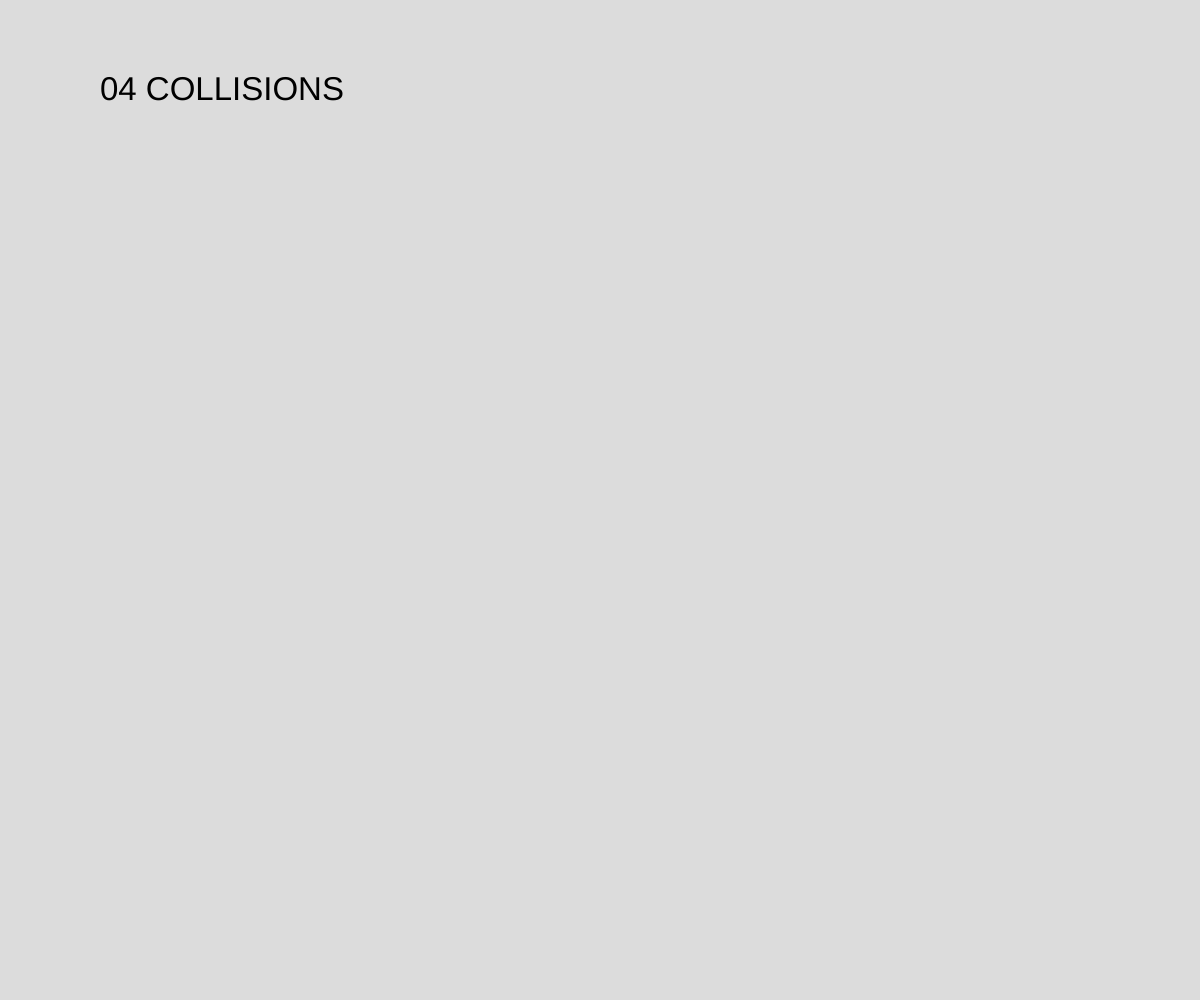
Frame 1 (no input)
Frame 60 (no input): identical to frame 1, image omitted
Frame 120 (the mouse pressed at the canvas centre since frame 60): identical to frame 1, image omitted

The p5.js sketch that drew this single still picture (run headless with seeded random() and noise() and a simulated clock; from frame 60 on, the mouse is pressed at the canvas centre):

// p5.js sketch
// ── sketch.js
function setup() {
  createCanvas(windowWidth, windowHeight);
}

function draw() {
  background(220);
  textSize(33);
  text("04 COLLISIONS", 100, 100);
}
